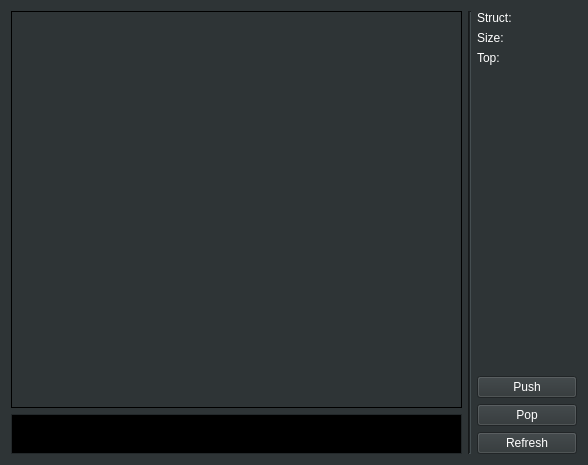
<?xml version="1.0" encoding="UTF-8"?>
<ui version="4.0">
 <class>DataStructureWidget</class>
 <widget class="QWidget" name="DataStructureWidget">
  <property name="geometry">
   <rect>
    <x>0</x>
    <y>0</y>
    <width>588</width>
    <height>465</height>
   </rect>
  </property>
  <property name="minimumSize">
   <size>
    <width>320</width>
    <height>240</height>
   </size>
  </property>
  <property name="palette">
   <palette>
    <active>
     <colorrole role="WindowText">
      <brush brushstyle="SolidPattern">
       <color alpha="255">
        <red>255</red>
        <green>255</green>
        <blue>255</blue>
       </color>
      </brush>
     </colorrole>
     <colorrole role="Button">
      <brush brushstyle="SolidPattern">
       <color alpha="255">
        <red>46</red>
        <green>52</green>
        <blue>54</blue>
       </color>
      </brush>
     </colorrole>
     <colorrole role="Light">
      <brush brushstyle="SolidPattern">
       <color alpha="255">
        <red>69</red>
        <green>78</green>
        <blue>81</blue>
       </color>
      </brush>
     </colorrole>
     <colorrole role="Midlight">
      <brush brushstyle="SolidPattern">
       <color alpha="255">
        <red>57</red>
        <green>65</green>
        <blue>67</blue>
       </color>
      </brush>
     </colorrole>
     <colorrole role="Dark">
      <brush brushstyle="SolidPattern">
       <color alpha="255">
        <red>23</red>
        <green>26</green>
        <blue>27</blue>
       </color>
      </brush>
     </colorrole>
     <colorrole role="Mid">
      <brush brushstyle="SolidPattern">
       <color alpha="255">
        <red>30</red>
        <green>34</green>
        <blue>36</blue>
       </color>
      </brush>
     </colorrole>
     <colorrole role="Text">
      <brush brushstyle="SolidPattern">
       <color alpha="255">
        <red>255</red>
        <green>255</green>
        <blue>255</blue>
       </color>
      </brush>
     </colorrole>
     <colorrole role="BrightText">
      <brush brushstyle="SolidPattern">
       <color alpha="255">
        <red>255</red>
        <green>255</green>
        <blue>255</blue>
       </color>
      </brush>
     </colorrole>
     <colorrole role="ButtonText">
      <brush brushstyle="SolidPattern">
       <color alpha="255">
        <red>255</red>
        <green>255</green>
        <blue>255</blue>
       </color>
      </brush>
     </colorrole>
     <colorrole role="Base">
      <brush brushstyle="SolidPattern">
       <color alpha="255">
        <red>0</red>
        <green>0</green>
        <blue>0</blue>
       </color>
      </brush>
     </colorrole>
     <colorrole role="Window">
      <brush brushstyle="SolidPattern">
       <color alpha="255">
        <red>46</red>
        <green>52</green>
        <blue>54</blue>
       </color>
      </brush>
     </colorrole>
     <colorrole role="Shadow">
      <brush brushstyle="SolidPattern">
       <color alpha="255">
        <red>0</red>
        <green>0</green>
        <blue>0</blue>
       </color>
      </brush>
     </colorrole>
     <colorrole role="AlternateBase">
      <brush brushstyle="SolidPattern">
       <color alpha="255">
        <red>23</red>
        <green>26</green>
        <blue>27</blue>
       </color>
      </brush>
     </colorrole>
     <colorrole role="ToolTipBase">
      <brush brushstyle="SolidPattern">
       <color alpha="255">
        <red>255</red>
        <green>255</green>
        <blue>220</blue>
       </color>
      </brush>
     </colorrole>
     <colorrole role="ToolTipText">
      <brush brushstyle="SolidPattern">
       <color alpha="255">
        <red>0</red>
        <green>0</green>
        <blue>0</blue>
       </color>
      </brush>
     </colorrole>
    </active>
    <inactive>
     <colorrole role="WindowText">
      <brush brushstyle="SolidPattern">
       <color alpha="255">
        <red>255</red>
        <green>255</green>
        <blue>255</blue>
       </color>
      </brush>
     </colorrole>
     <colorrole role="Button">
      <brush brushstyle="SolidPattern">
       <color alpha="255">
        <red>46</red>
        <green>52</green>
        <blue>54</blue>
       </color>
      </brush>
     </colorrole>
     <colorrole role="Light">
      <brush brushstyle="SolidPattern">
       <color alpha="255">
        <red>69</red>
        <green>78</green>
        <blue>81</blue>
       </color>
      </brush>
     </colorrole>
     <colorrole role="Midlight">
      <brush brushstyle="SolidPattern">
       <color alpha="255">
        <red>57</red>
        <green>65</green>
        <blue>67</blue>
       </color>
      </brush>
     </colorrole>
     <colorrole role="Dark">
      <brush brushstyle="SolidPattern">
       <color alpha="255">
        <red>23</red>
        <green>26</green>
        <blue>27</blue>
       </color>
      </brush>
     </colorrole>
     <colorrole role="Mid">
      <brush brushstyle="SolidPattern">
       <color alpha="255">
        <red>30</red>
        <green>34</green>
        <blue>36</blue>
       </color>
      </brush>
     </colorrole>
     <colorrole role="Text">
      <brush brushstyle="SolidPattern">
       <color alpha="255">
        <red>255</red>
        <green>255</green>
        <blue>255</blue>
       </color>
      </brush>
     </colorrole>
     <colorrole role="BrightText">
      <brush brushstyle="SolidPattern">
       <color alpha="255">
        <red>255</red>
        <green>255</green>
        <blue>255</blue>
       </color>
      </brush>
     </colorrole>
     <colorrole role="ButtonText">
      <brush brushstyle="SolidPattern">
       <color alpha="255">
        <red>255</red>
        <green>255</green>
        <blue>255</blue>
       </color>
      </brush>
     </colorrole>
     <colorrole role="Base">
      <brush brushstyle="SolidPattern">
       <color alpha="255">
        <red>0</red>
        <green>0</green>
        <blue>0</blue>
       </color>
      </brush>
     </colorrole>
     <colorrole role="Window">
      <brush brushstyle="SolidPattern">
       <color alpha="255">
        <red>46</red>
        <green>52</green>
        <blue>54</blue>
       </color>
      </brush>
     </colorrole>
     <colorrole role="Shadow">
      <brush brushstyle="SolidPattern">
       <color alpha="255">
        <red>0</red>
        <green>0</green>
        <blue>0</blue>
       </color>
      </brush>
     </colorrole>
     <colorrole role="AlternateBase">
      <brush brushstyle="SolidPattern">
       <color alpha="255">
        <red>23</red>
        <green>26</green>
        <blue>27</blue>
       </color>
      </brush>
     </colorrole>
     <colorrole role="ToolTipBase">
      <brush brushstyle="SolidPattern">
       <color alpha="255">
        <red>255</red>
        <green>255</green>
        <blue>220</blue>
       </color>
      </brush>
     </colorrole>
     <colorrole role="ToolTipText">
      <brush brushstyle="SolidPattern">
       <color alpha="255">
        <red>0</red>
        <green>0</green>
        <blue>0</blue>
       </color>
      </brush>
     </colorrole>
    </inactive>
    <disabled>
     <colorrole role="WindowText">
      <brush brushstyle="SolidPattern">
       <color alpha="255">
        <red>23</red>
        <green>26</green>
        <blue>27</blue>
       </color>
      </brush>
     </colorrole>
     <colorrole role="Button">
      <brush brushstyle="SolidPattern">
       <color alpha="255">
        <red>46</red>
        <green>52</green>
        <blue>54</blue>
       </color>
      </brush>
     </colorrole>
     <colorrole role="Light">
      <brush brushstyle="SolidPattern">
       <color alpha="255">
        <red>69</red>
        <green>78</green>
        <blue>81</blue>
       </color>
      </brush>
     </colorrole>
     <colorrole role="Midlight">
      <brush brushstyle="SolidPattern">
       <color alpha="255">
        <red>57</red>
        <green>65</green>
        <blue>67</blue>
       </color>
      </brush>
     </colorrole>
     <colorrole role="Dark">
      <brush brushstyle="SolidPattern">
       <color alpha="255">
        <red>23</red>
        <green>26</green>
        <blue>27</blue>
       </color>
      </brush>
     </colorrole>
     <colorrole role="Mid">
      <brush brushstyle="SolidPattern">
       <color alpha="255">
        <red>30</red>
        <green>34</green>
        <blue>36</blue>
       </color>
      </brush>
     </colorrole>
     <colorrole role="Text">
      <brush brushstyle="SolidPattern">
       <color alpha="255">
        <red>23</red>
        <green>26</green>
        <blue>27</blue>
       </color>
      </brush>
     </colorrole>
     <colorrole role="BrightText">
      <brush brushstyle="SolidPattern">
       <color alpha="255">
        <red>255</red>
        <green>255</green>
        <blue>255</blue>
       </color>
      </brush>
     </colorrole>
     <colorrole role="ButtonText">
      <brush brushstyle="SolidPattern">
       <color alpha="255">
        <red>23</red>
        <green>26</green>
        <blue>27</blue>
       </color>
      </brush>
     </colorrole>
     <colorrole role="Base">
      <brush brushstyle="SolidPattern">
       <color alpha="255">
        <red>46</red>
        <green>52</green>
        <blue>54</blue>
       </color>
      </brush>
     </colorrole>
     <colorrole role="Window">
      <brush brushstyle="SolidPattern">
       <color alpha="255">
        <red>46</red>
        <green>52</green>
        <blue>54</blue>
       </color>
      </brush>
     </colorrole>
     <colorrole role="Shadow">
      <brush brushstyle="SolidPattern">
       <color alpha="255">
        <red>0</red>
        <green>0</green>
        <blue>0</blue>
       </color>
      </brush>
     </colorrole>
     <colorrole role="AlternateBase">
      <brush brushstyle="SolidPattern">
       <color alpha="255">
        <red>46</red>
        <green>52</green>
        <blue>54</blue>
       </color>
      </brush>
     </colorrole>
     <colorrole role="ToolTipBase">
      <brush brushstyle="SolidPattern">
       <color alpha="255">
        <red>255</red>
        <green>255</green>
        <blue>220</blue>
       </color>
      </brush>
     </colorrole>
     <colorrole role="ToolTipText">
      <brush brushstyle="SolidPattern">
       <color alpha="255">
        <red>0</red>
        <green>0</green>
        <blue>0</blue>
       </color>
      </brush>
     </colorrole>
    </disabled>
   </palette>
  </property>
  <property name="windowTitle">
   <string>Form</string>
  </property>
  <layout class="QGridLayout" name="gridLayout">
   <item row="0" column="0">
    <layout class="QVBoxLayout" name="verticalLayout">
     <item>
      <widget class="QTextBrowser" name="SchemeBrowser">
       <property name="sizePolicy">
        <sizepolicy hsizetype="Expanding" vsizetype="Expanding">
         <horstretch>0</horstretch>
         <verstretch>0</verstretch>
        </sizepolicy>
       </property>
       <property name="palette">
        <palette>
         <active>
          <colorrole role="WindowText">
           <brush brushstyle="SolidPattern">
            <color alpha="255">
             <red>255</red>
             <green>255</green>
             <blue>255</blue>
            </color>
           </brush>
          </colorrole>
          <colorrole role="Button">
           <brush brushstyle="SolidPattern">
            <color alpha="255">
             <red>46</red>
             <green>52</green>
             <blue>54</blue>
            </color>
           </brush>
          </colorrole>
          <colorrole role="Light">
           <brush brushstyle="SolidPattern">
            <color alpha="255">
             <red>69</red>
             <green>78</green>
             <blue>81</blue>
            </color>
           </brush>
          </colorrole>
          <colorrole role="Midlight">
           <brush brushstyle="SolidPattern">
            <color alpha="255">
             <red>57</red>
             <green>65</green>
             <blue>67</blue>
            </color>
           </brush>
          </colorrole>
          <colorrole role="Dark">
           <brush brushstyle="SolidPattern">
            <color alpha="255">
             <red>0</red>
             <green>0</green>
             <blue>0</blue>
            </color>
           </brush>
          </colorrole>
          <colorrole role="Mid">
           <brush brushstyle="SolidPattern">
            <color alpha="255">
             <red>0</red>
             <green>0</green>
             <blue>0</blue>
            </color>
           </brush>
          </colorrole>
          <colorrole role="Text">
           <brush brushstyle="SolidPattern">
            <color alpha="255">
             <red>255</red>
             <green>255</green>
             <blue>255</blue>
            </color>
           </brush>
          </colorrole>
          <colorrole role="BrightText">
           <brush brushstyle="SolidPattern">
            <color alpha="255">
             <red>255</red>
             <green>255</green>
             <blue>255</blue>
            </color>
           </brush>
          </colorrole>
          <colorrole role="ButtonText">
           <brush brushstyle="SolidPattern">
            <color alpha="255">
             <red>255</red>
             <green>255</green>
             <blue>255</blue>
            </color>
           </brush>
          </colorrole>
          <colorrole role="Base">
           <brush brushstyle="SolidPattern">
            <color alpha="255">
             <red>46</red>
             <green>52</green>
             <blue>54</blue>
            </color>
           </brush>
          </colorrole>
          <colorrole role="Window">
           <brush brushstyle="SolidPattern">
            <color alpha="255">
             <red>46</red>
             <green>52</green>
             <blue>54</blue>
            </color>
           </brush>
          </colorrole>
          <colorrole role="Shadow">
           <brush brushstyle="SolidPattern">
            <color alpha="255">
             <red>0</red>
             <green>0</green>
             <blue>0</blue>
            </color>
           </brush>
          </colorrole>
          <colorrole role="AlternateBase">
           <brush brushstyle="SolidPattern">
            <color alpha="255">
             <red>23</red>
             <green>26</green>
             <blue>27</blue>
            </color>
           </brush>
          </colorrole>
          <colorrole role="ToolTipBase">
           <brush brushstyle="SolidPattern">
            <color alpha="255">
             <red>255</red>
             <green>255</green>
             <blue>220</blue>
            </color>
           </brush>
          </colorrole>
          <colorrole role="ToolTipText">
           <brush brushstyle="SolidPattern">
            <color alpha="255">
             <red>0</red>
             <green>0</green>
             <blue>0</blue>
            </color>
           </brush>
          </colorrole>
         </active>
         <inactive>
          <colorrole role="WindowText">
           <brush brushstyle="SolidPattern">
            <color alpha="255">
             <red>255</red>
             <green>255</green>
             <blue>255</blue>
            </color>
           </brush>
          </colorrole>
          <colorrole role="Button">
           <brush brushstyle="SolidPattern">
            <color alpha="255">
             <red>46</red>
             <green>52</green>
             <blue>54</blue>
            </color>
           </brush>
          </colorrole>
          <colorrole role="Light">
           <brush brushstyle="SolidPattern">
            <color alpha="255">
             <red>69</red>
             <green>78</green>
             <blue>81</blue>
            </color>
           </brush>
          </colorrole>
          <colorrole role="Midlight">
           <brush brushstyle="SolidPattern">
            <color alpha="255">
             <red>57</red>
             <green>65</green>
             <blue>67</blue>
            </color>
           </brush>
          </colorrole>
          <colorrole role="Dark">
           <brush brushstyle="SolidPattern">
            <color alpha="255">
             <red>0</red>
             <green>0</green>
             <blue>0</blue>
            </color>
           </brush>
          </colorrole>
          <colorrole role="Mid">
           <brush brushstyle="SolidPattern">
            <color alpha="255">
             <red>0</red>
             <green>0</green>
             <blue>0</blue>
            </color>
           </brush>
          </colorrole>
          <colorrole role="Text">
           <brush brushstyle="SolidPattern">
            <color alpha="255">
             <red>255</red>
             <green>255</green>
             <blue>255</blue>
            </color>
           </brush>
          </colorrole>
          <colorrole role="BrightText">
           <brush brushstyle="SolidPattern">
            <color alpha="255">
             <red>255</red>
             <green>255</green>
             <blue>255</blue>
            </color>
           </brush>
          </colorrole>
          <colorrole role="ButtonText">
           <brush brushstyle="SolidPattern">
            <color alpha="255">
             <red>255</red>
             <green>255</green>
             <blue>255</blue>
            </color>
           </brush>
          </colorrole>
          <colorrole role="Base">
           <brush brushstyle="SolidPattern">
            <color alpha="255">
             <red>46</red>
             <green>52</green>
             <blue>54</blue>
            </color>
           </brush>
          </colorrole>
          <colorrole role="Window">
           <brush brushstyle="SolidPattern">
            <color alpha="255">
             <red>46</red>
             <green>52</green>
             <blue>54</blue>
            </color>
           </brush>
          </colorrole>
          <colorrole role="Shadow">
           <brush brushstyle="SolidPattern">
            <color alpha="255">
             <red>0</red>
             <green>0</green>
             <blue>0</blue>
            </color>
           </brush>
          </colorrole>
          <colorrole role="AlternateBase">
           <brush brushstyle="SolidPattern">
            <color alpha="255">
             <red>23</red>
             <green>26</green>
             <blue>27</blue>
            </color>
           </brush>
          </colorrole>
          <colorrole role="ToolTipBase">
           <brush brushstyle="SolidPattern">
            <color alpha="255">
             <red>255</red>
             <green>255</green>
             <blue>220</blue>
            </color>
           </brush>
          </colorrole>
          <colorrole role="ToolTipText">
           <brush brushstyle="SolidPattern">
            <color alpha="255">
             <red>0</red>
             <green>0</green>
             <blue>0</blue>
            </color>
           </brush>
          </colorrole>
         </inactive>
         <disabled>
          <colorrole role="WindowText">
           <brush brushstyle="SolidPattern">
            <color alpha="255">
             <red>0</red>
             <green>0</green>
             <blue>0</blue>
            </color>
           </brush>
          </colorrole>
          <colorrole role="Button">
           <brush brushstyle="SolidPattern">
            <color alpha="255">
             <red>46</red>
             <green>52</green>
             <blue>54</blue>
            </color>
           </brush>
          </colorrole>
          <colorrole role="Light">
           <brush brushstyle="SolidPattern">
            <color alpha="255">
             <red>69</red>
             <green>78</green>
             <blue>81</blue>
            </color>
           </brush>
          </colorrole>
          <colorrole role="Midlight">
           <brush brushstyle="SolidPattern">
            <color alpha="255">
             <red>57</red>
             <green>65</green>
             <blue>67</blue>
            </color>
           </brush>
          </colorrole>
          <colorrole role="Dark">
           <brush brushstyle="SolidPattern">
            <color alpha="255">
             <red>0</red>
             <green>0</green>
             <blue>0</blue>
            </color>
           </brush>
          </colorrole>
          <colorrole role="Mid">
           <brush brushstyle="SolidPattern">
            <color alpha="255">
             <red>0</red>
             <green>0</green>
             <blue>0</blue>
            </color>
           </brush>
          </colorrole>
          <colorrole role="Text">
           <brush brushstyle="SolidPattern">
            <color alpha="255">
             <red>0</red>
             <green>0</green>
             <blue>0</blue>
            </color>
           </brush>
          </colorrole>
          <colorrole role="BrightText">
           <brush brushstyle="SolidPattern">
            <color alpha="255">
             <red>255</red>
             <green>255</green>
             <blue>255</blue>
            </color>
           </brush>
          </colorrole>
          <colorrole role="ButtonText">
           <brush brushstyle="SolidPattern">
            <color alpha="255">
             <red>0</red>
             <green>0</green>
             <blue>0</blue>
            </color>
           </brush>
          </colorrole>
          <colorrole role="Base">
           <brush brushstyle="SolidPattern">
            <color alpha="255">
             <red>46</red>
             <green>52</green>
             <blue>54</blue>
            </color>
           </brush>
          </colorrole>
          <colorrole role="Window">
           <brush brushstyle="SolidPattern">
            <color alpha="255">
             <red>46</red>
             <green>52</green>
             <blue>54</blue>
            </color>
           </brush>
          </colorrole>
          <colorrole role="Shadow">
           <brush brushstyle="SolidPattern">
            <color alpha="255">
             <red>0</red>
             <green>0</green>
             <blue>0</blue>
            </color>
           </brush>
          </colorrole>
          <colorrole role="AlternateBase">
           <brush brushstyle="SolidPattern">
            <color alpha="255">
             <red>46</red>
             <green>52</green>
             <blue>54</blue>
            </color>
           </brush>
          </colorrole>
          <colorrole role="ToolTipBase">
           <brush brushstyle="SolidPattern">
            <color alpha="255">
             <red>255</red>
             <green>255</green>
             <blue>220</blue>
            </color>
           </brush>
          </colorrole>
          <colorrole role="ToolTipText">
           <brush brushstyle="SolidPattern">
            <color alpha="255">
             <red>0</red>
             <green>0</green>
             <blue>0</blue>
            </color>
           </brush>
          </colorrole>
         </disabled>
        </palette>
       </property>
       <property name="frameShape">
        <enum>QFrame::Box</enum>
       </property>
       <property name="frameShadow">
        <enum>QFrame::Sunken</enum>
       </property>
       <property name="lineWidth">
        <number>0</number>
       </property>
       <property name="midLineWidth">
        <number>1</number>
       </property>
       <property name="verticalScrollBarPolicy">
        <enum>Qt::ScrollBarAsNeeded</enum>
       </property>
       <property name="horizontalScrollBarPolicy">
        <enum>Qt::ScrollBarAsNeeded</enum>
       </property>
       <property name="sizeAdjustPolicy">
        <enum>QAbstractScrollArea::AdjustIgnored</enum>
       </property>
       <property name="undoRedoEnabled">
        <bool>false</bool>
       </property>
       <property name="lineWrapMode">
        <enum>QTextEdit::NoWrap</enum>
       </property>
      </widget>
     </item>
     <item>
      <widget class="QTextBrowser" name="QueueBrowser">
       <property name="sizePolicy">
        <sizepolicy hsizetype="Expanding" vsizetype="MinimumExpanding">
         <horstretch>0</horstretch>
         <verstretch>40</verstretch>
        </sizepolicy>
       </property>
       <property name="minimumSize">
        <size>
         <width>0</width>
         <height>40</height>
        </size>
       </property>
       <property name="maximumSize">
        <size>
         <width>16777215</width>
         <height>40</height>
        </size>
       </property>
      </widget>
     </item>
    </layout>
   </item>
   <item row="0" column="2">
    <layout class="QVBoxLayout" name="verticalLayout_2">
     <item>
      <widget class="QLabel" name="StructName">
       <property name="text">
        <string>Struct:</string>
       </property>
      </widget>
     </item>
     <item>
      <widget class="QLabel" name="StructSize">
       <property name="text">
        <string>Size:</string>
       </property>
      </widget>
     </item>
     <item>
      <widget class="QLabel" name="TopElement">
       <property name="text">
        <string>Top:</string>
       </property>
      </widget>
     </item>
     <item>
      <spacer name="verticalSpacer">
       <property name="orientation">
        <enum>Qt::Vertical</enum>
       </property>
       <property name="sizeHint" stdset="0">
        <size>
         <width>20</width>
         <height>40</height>
        </size>
       </property>
      </spacer>
     </item>
     <item>
      <widget class="QPushButton" name="PushCommandButton">
       <property name="sizePolicy">
        <sizepolicy hsizetype="Fixed" vsizetype="Fixed">
         <horstretch>0</horstretch>
         <verstretch>0</verstretch>
        </sizepolicy>
       </property>
       <property name="minimumSize">
        <size>
         <width>100</width>
         <height>0</height>
        </size>
       </property>
       <property name="text">
        <string>Push</string>
       </property>
      </widget>
     </item>
     <item>
      <widget class="QPushButton" name="PopCommandButton">
       <property name="sizePolicy">
        <sizepolicy hsizetype="Fixed" vsizetype="Fixed">
         <horstretch>0</horstretch>
         <verstretch>0</verstretch>
        </sizepolicy>
       </property>
       <property name="minimumSize">
        <size>
         <width>100</width>
         <height>0</height>
        </size>
       </property>
       <property name="text">
        <string>Pop</string>
       </property>
      </widget>
     </item>
     <item>
      <widget class="QPushButton" name="pushButton">
       <property name="text">
        <string>Refresh</string>
       </property>
      </widget>
     </item>
    </layout>
   </item>
   <item row="0" column="1">
    <widget class="Line" name="line">
     <property name="frameShadow">
      <enum>QFrame::Sunken</enum>
     </property>
     <property name="lineWidth">
      <number>1</number>
     </property>
     <property name="midLineWidth">
      <number>1</number>
     </property>
     <property name="orientation">
      <enum>Qt::Vertical</enum>
     </property>
    </widget>
   </item>
  </layout>
 </widget>
 <resources/>
 <connections/>
</ui>
